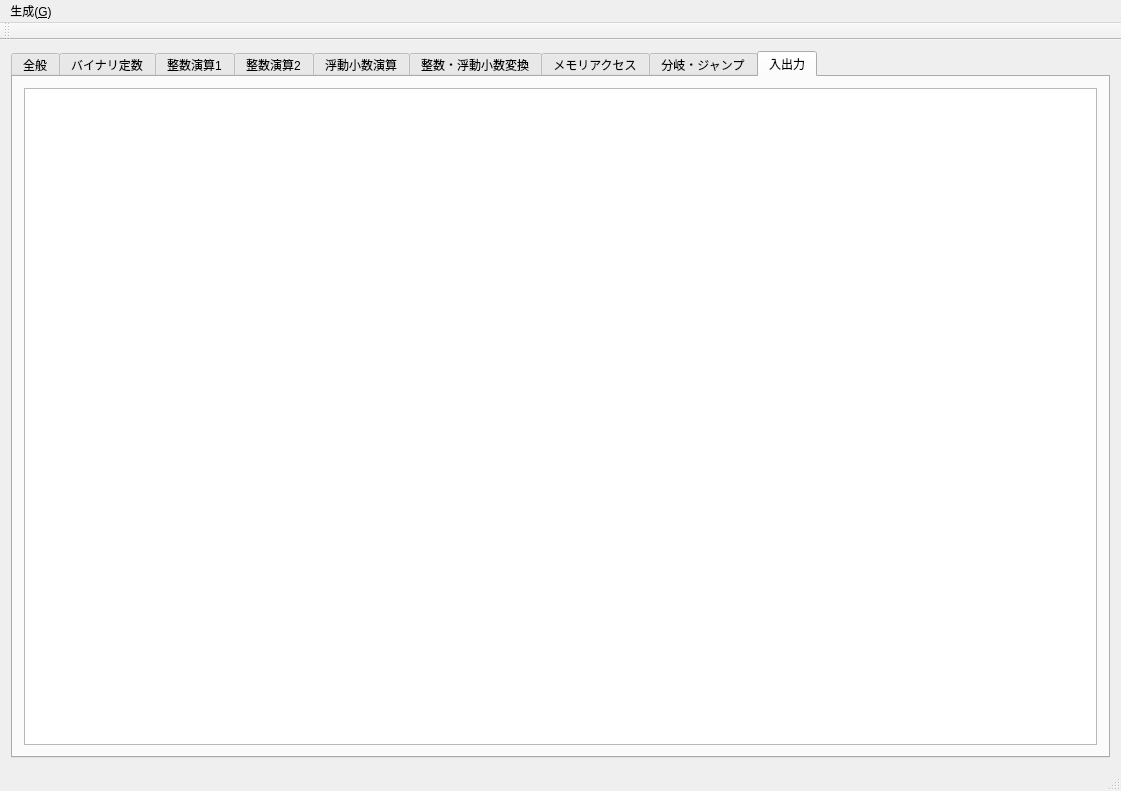
<?xml version="1.0" encoding="UTF-8"?>
<ui version="4.0">
 <class>MainWindow</class>
 <widget class="QMainWindow" name="MainWindow">
  <property name="geometry">
   <rect>
    <x>0</x>
    <y>0</y>
    <width>1121</width>
    <height>791</height>
   </rect>
  </property>
  <property name="windowTitle">
   <string>MainWindow</string>
  </property>
  <widget class="QWidget" name="centralWidget">
   <layout class="QVBoxLayout" name="verticalLayout_9">
    <item>
     <widget class="QTabWidget" name="tabWidget">
      <property name="sizePolicy">
       <sizepolicy hsizetype="Preferred" vsizetype="Preferred">
        <horstretch>0</horstretch>
        <verstretch>0</verstretch>
       </sizepolicy>
      </property>
      <property name="tabPosition">
       <enum>QTabWidget::North</enum>
      </property>
      <property name="tabShape">
       <enum>QTabWidget::Rounded</enum>
      </property>
      <property name="currentIndex">
       <number>8</number>
      </property>
      <property name="elideMode">
       <enum>Qt::ElideNone</enum>
      </property>
      <property name="usesScrollButtons">
       <bool>false</bool>
      </property>
      <widget class="QWidget" name="tab">
       <attribute name="title">
        <string>全般</string>
       </attribute>
       <layout class="QHBoxLayout" name="horizontalLayout">
        <item>
         <widget class="QTableView" name="GeneralTV"/>
        </item>
       </layout>
      </widget>
      <widget class="QWidget" name="tab_6">
       <attribute name="title">
        <string>バイナリ定数</string>
       </attribute>
       <layout class="QVBoxLayout" name="verticalLayout_8">
        <item>
         <widget class="QTableView" name="ConstTV"/>
        </item>
       </layout>
      </widget>
      <widget class="QWidget" name="tab_2">
       <attribute name="title">
        <string>整数演算1</string>
       </attribute>
       <layout class="QVBoxLayout" name="verticalLayout_4">
        <item>
         <widget class="QTableView" name="IntTV1"/>
        </item>
       </layout>
      </widget>
      <widget class="QWidget" name="tab_8">
       <attribute name="title">
        <string>整数演算2</string>
       </attribute>
       <layout class="QVBoxLayout" name="verticalLayout_6">
        <item>
         <widget class="QTableView" name="IntTV2"/>
        </item>
       </layout>
      </widget>
      <widget class="QWidget" name="tab_3">
       <attribute name="title">
        <string>浮動小数演算</string>
       </attribute>
       <layout class="QVBoxLayout" name="verticalLayout_3">
        <item>
         <widget class="QTableView" name="FloatTV"/>
        </item>
       </layout>
      </widget>
      <widget class="QWidget" name="tab_7">
       <attribute name="title">
        <string>整数・浮動小数変換</string>
       </attribute>
       <layout class="QVBoxLayout" name="verticalLayout">
        <item>
         <widget class="QTableView" name="IFConvTV"/>
        </item>
       </layout>
      </widget>
      <widget class="QWidget" name="tab_4">
       <attribute name="title">
        <string>メモリアクセス</string>
       </attribute>
       <layout class="QVBoxLayout" name="verticalLayout_5">
        <item>
         <widget class="QTableView" name="MemoryTV"/>
        </item>
       </layout>
      </widget>
      <widget class="QWidget" name="tab_9">
       <attribute name="title">
        <string>分岐・ジャンプ</string>
       </attribute>
       <layout class="QVBoxLayout" name="verticalLayout_7">
        <item>
         <widget class="QTableView" name="BranchTV"/>
        </item>
       </layout>
      </widget>
      <widget class="QWidget" name="tab_5">
       <attribute name="title">
        <string>入出力</string>
       </attribute>
       <layout class="QVBoxLayout" name="verticalLayout_2">
        <item>
         <widget class="QTableView" name="IOTV"/>
        </item>
       </layout>
      </widget>
     </widget>
    </item>
   </layout>
  </widget>
  <widget class="QMenuBar" name="menuBar">
   <property name="geometry">
    <rect>
     <x>0</x>
     <y>0</y>
     <width>1121</width>
     <height>25</height>
    </rect>
   </property>
   <widget class="QMenu" name="menu_G">
    <property name="title">
     <string>生成(&amp;G)</string>
    </property>
    <addaction name="createArchitecture"/>
   </widget>
   <addaction name="menu_G"/>
  </widget>
  <widget class="QToolBar" name="mainToolBar">
   <attribute name="toolBarArea">
    <enum>TopToolBarArea</enum>
   </attribute>
   <attribute name="toolBarBreak">
    <bool>false</bool>
   </attribute>
  </widget>
  <widget class="QStatusBar" name="statusBar"/>
  <action name="createArchitecture">
   <property name="text">
    <string>アーキテクチャを生成</string>
   </property>
  </action>
 </widget>
 <layoutdefault spacing="6" margin="11"/>
 <resources/>
 <connections>
  <connection>
   <sender>createArchitecture</sender>
   <signal>triggered()</signal>
   <receiver>MainWindow</receiver>
   <slot>CreateArchitecture()</slot>
   <hints>
    <hint type="sourcelabel">
     <x>-1</x>
     <y>-1</y>
    </hint>
    <hint type="destinationlabel">
     <x>500</x>
     <y>344</y>
    </hint>
   </hints>
  </connection>
 </connections>
 <slots>
  <slot>CreateArchitecture()</slot>
 </slots>
</ui>
